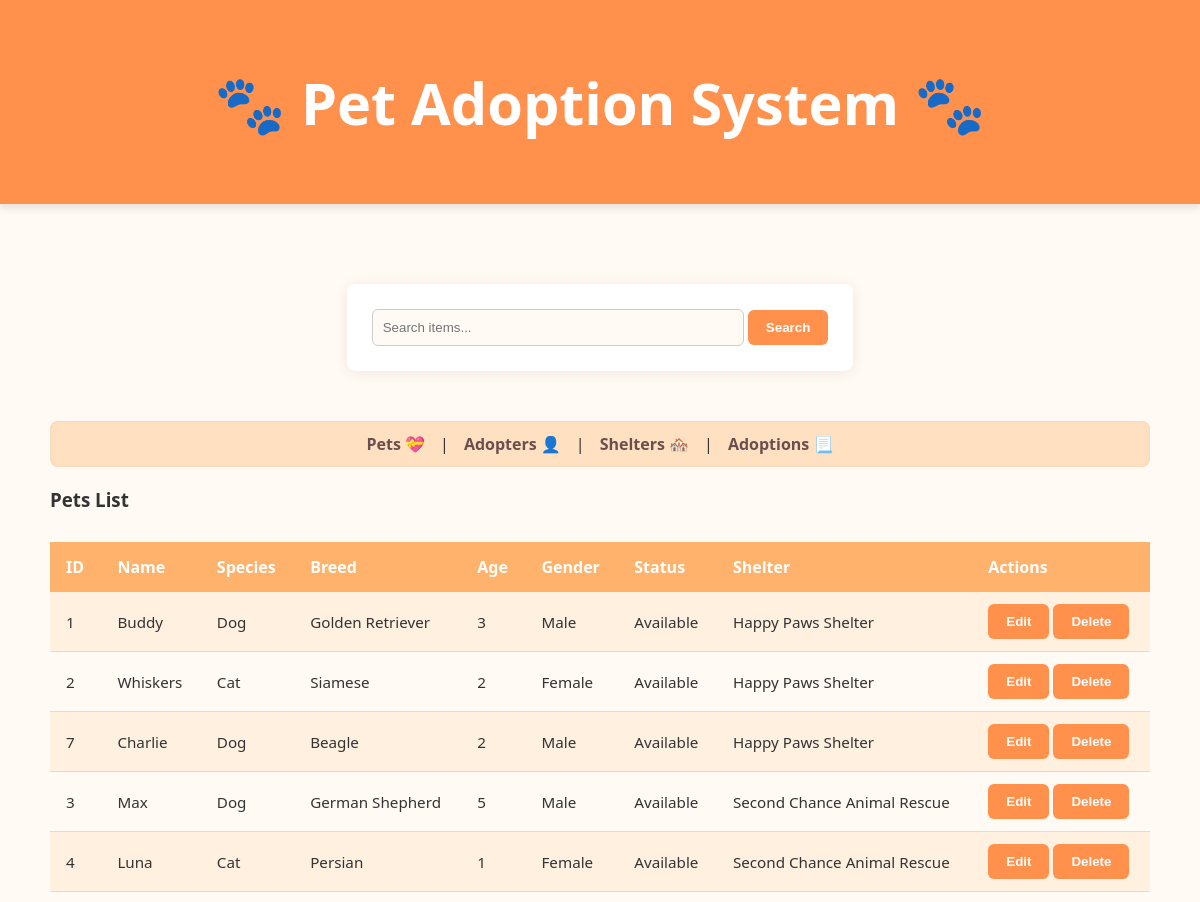
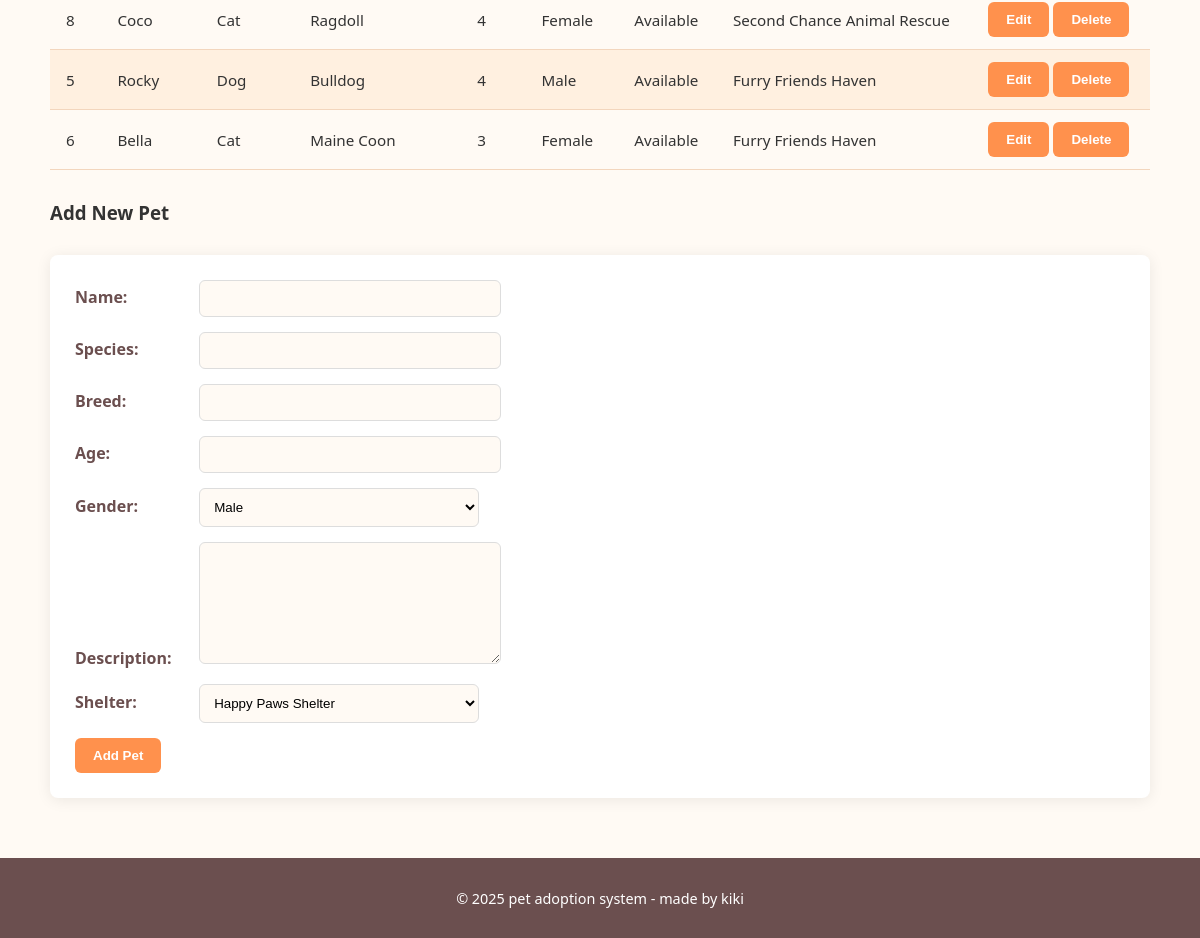
The page / on the database its author committed (2 pictures, top to bottom).
### tables this page shows
CREATE TABLE pets (
    id INT AUTO_INCREMENT PRIMARY KEY,
    name VARCHAR(50) NOT NULL,
    species VARCHAR(50) NOT NULL,
    breed VARCHAR(50),
    age INT NOT NULL,
    gender ENUM('Male', 'Female') NOT NULL,
    description TEXT,
    shelter_id INT NOT NULL,
    adoption_status ENUM('Available', 'Adopted') NOT NULL DEFAULT 'Available',
    FOREIGN KEY (shelter_id) REFERENCES shelters(id)
);

CREATE TABLE shelters (
    id INT AUTO_INCREMENT PRIMARY KEY,
    name VARCHAR(100) NOT NULL,
    address VARCHAR(255) NOT NULL,
    phone VARCHAR(20) NOT NULL,
    email VARCHAR(100) NOT NULL
);

### config/db.php (called while the page is built, shortened)
<?php
class Database {
    private $host     = "localhost";
    private $username = "root";
    private $password = "";
    private $dbname   = "pet_adoption_db";
    public function __construct() {
        try {
            $this->conn = new PDO("mysql:host=$this->host;dbname=$this->dbname", $this->username, $this->password);
        } catch (PDOException $e) {
            echo "Connection failed: " . $e->getMessage();
        }
    }
}

### class/Pet.php (called while the page is built, shortened)
<?php
require_once 'config/db.php';
class Pet {
    private $db;
    public function __construct() {
        $this->db = (new Database())->conn;
    }
    public function getAllPets() {
        $stmt = $this->db->query("SELECT pets.*, shelters.name as shelter_name
                                 FROM pets
                                 JOIN shelters ON pets.shelter_id = shelters.id");
        return $stmt->fetchAll(PDO::FETCH_ASSOC);
    }
}

### class/Shelter.php (called while the page is built, shortened)
<?php
require_once 'config/db.php';
class Shelter {
    private $db;
    public function __construct() {
        $this->db = (new Database())->conn;
    }
    public function getAllShelters() {
        $stmt = $this->db->query("SELECT * FROM shelters");
        return $stmt->fetchAll(PDO::FETCH_ASSOC);
    }
}

### view/pets.php (the view, shortened to what this page needs)
<h3>Pets List</h3>
<?php
    $pets_list = $pet->getAllPets();
    if (! empty($pets_list)):
?>
<table border="1">
    <tr>
        <th>ID</th>
        <th>Name</th>
        <th>Species</th>
        <th>Breed</th>
        <th>Age</th>
        <th>Gender</th>
        <th>Status</th>
        <th>Shelter</th>
        <th>Actions</th>
    </tr>
    <?php
        $pets_to_display = isset($search_results) ? $search_results : $pet->getAllPets();
        foreach ($pets_to_display as $p):
    ?>
    <tr>
        <td><?php echo $p['id'] ?></td>
        <td><?php echo htmlspecialchars($p['name']) ?></td>
        <td><?php echo htmlspecialchars($p['species']) ?></td>
        <td><?php echo htmlspecialchars($p['breed']) ?></td>
        <td><?php echo $p['age'] ?></td>
        <td><?php echo $p['gender'] ?></td>
        <td><?php echo $p['adoption_status'] ?></td>
        <td><?php echo htmlspecialchars($p['shelter_name']) ?></td>
        <td>
            <button onclick="document.getElementById('edit-pet-<?php echo $p['id'] ?>').style.display='block'">Edit</button>
            <form method="POST" style="display: inline;">
                <button type="submit" onclick="return confirm('Are you sure you want to delete this pet?')">Delete</button>
            </form>
        </td>
    </tr>
    <?php endforeach; ?>
</table>
<?php else: ?>
<p><i>No items.</i></p>
<?php endif; ?>
<h3>Add New Pet</h3>
<form method="POST">
    <div>
        <label>Name:</label>
        <input type="text" name="name" required>
    </div>
    <div>
        <label>Species:</label>
        <input type="text" name="species" required>
    </div>
    <div>
        <label>Breed:</label>
        <input type="text" name="breed">
    </div>
    <div>
        <label>Age:</label>
        <input type="number" name="age" required min="0">
    </div>
    <div>
        <label>Gender:</label>
        <select name="gender" required>
            <option value="Male">Male</option>
        </select>
    </div>
    <div>
        <label>Description:</label>
        <textarea name="description"></textarea>
    </div>
    <div>
        <label>Shelter:</label>
        <select name="shelter_id" required>
            <?php foreach ($shelter->getAllShelters() as $s): ?>
                <option value="<?php echo $s['id'] ?>"><?php echo htmlspecialchars($s['name']) ?></option>
            <?php endforeach; ?>
        </select>
    </div>
    <button type="submit">Add Pet</button>
</form>

### index.php (shortened to what this page needs)
<?php
    require_once 'class/Pet.php';
    require_once 'class/Shelter.php';
    $pet      = new Pet();
    $shelter  = new Shelter();
    $search_results = null;
?>
<!DOCTYPE html>
<html lang="en">
<head>
    <link rel="stylesheet" href="style.css">
</head>
<body>
    <?php include 'view/header.php'; ?>
    <main>
        <div class="search-container">
            <form method="GET" action="">
                <input type="text" name="keyword" placeholder="Search items..." value="<?php echo $_GET['keyword'] ?? '' ?>">
                <button type="submit" name="search">Search</button>
            </form>
        </div>
        <nav>
            <a href="?page=pets">Pets 💝</a> |
            <a href="?page=adopters">Adopters 👤</a> |
            <a href="?page=shelters">Shelters 🏘️</a> |
            <a href="?page=adoptions">Adoptions 📃</a>
        </nav>
        <?php
            if (isset($_GET['page'])) {
                $page = $_GET['page'];
                if ($page == 'pets') include 'view/pets.php';
                elseif ($page == 'adopters') include 'view/adopters.php';
                elseif ($page == 'shelters') include 'view/shelters.php';
                elseif ($page == 'adoptions') include 'view/adoptions.php';
            } else {
                include 'view/pets.php';
            }
        ?>
    </main>
    <?php include 'view/footer.php'; ?>
</body>
</html>

### view/header.php
<header>
    <h1>🐾 Pet Adoption System 🐾</h1>
</header>

### view/footer.php
<footer>
    <p>&copy; 2025 pet adoption system - made by kiki</p>
</footer>

### style.css (style rules this page uses)
body { font-family: 'Segoe UI', sans-serif; margin: 0; padding: 0; background-color: #fffaf4; color: #333; }
header { background-color: #ff914d; color: white; text-align: center; padding: 1.5rem 0; font-size: 1.8rem; font-weight: bold; box-shadow: 0 4px 8px rgba(0, 0, 0, 0.1); }
main { max-width: 1100px; margin: 0 auto; padding: 30px 20px; }
footer { background-color: #6b4f4f; color: white; text-align: center; padding: 1rem 0; position: relative; bottom: 0; width: 100%; font-size: 0.9rem; }
nav { margin: 20px 0; padding: 12px; background-color: #ffe0c1; border-radius: 8px; display: flex; justify-content: center; gap: 15px; box-shadow: inset 0 0 5px rgba(0, 0, 0, 0.05); }
nav a { text-decoration: none; color: #6b4f4f; font-weight: bold; transition: all 0.3s ease; }
table { width: 100%; border-collapse: collapse; margin: 30px 0; border: none; background-color: transparent; }
table th { background-color: #ffb26b; color: white; padding: 14px 16px; text-align: left; border: none; font-size: 1rem; }
table td { background-color: #fffaf4; padding: 12px 16px; border: none; font-size: 0.95rem; border-bottom: 1px solid #f3d6bd; }
table tr { border: none; border-radius: 8px; overflow: hidden; }
table tr:nth-child(even) td { background-color: #fff0e0; }
form:not([style*="display: inline"]) { background-color: #fff; padding: 25px; border-radius: 8px; box-shadow: 0 2px 15px rgba(0, 0, 0, 0.08); margin: 30px 0; }
form div { margin-bottom: 15px; }
label { display: inline-block; width: 120px; font-weight: bold; color: #6b4f4f; }
input[type="text"], input[type="email"], input[type="number"], select, textarea { width: 280px; padding: 10px; border: 1px solid #ddd; border-radius: 6px; background-color: #fffaf4; }
textarea { height: 100px; }
button { background-color: #ff914d; color: white; padding: 10px 18px; border: none; border-radius: 6px; cursor: pointer; font-weight: bold; transition: background-color 0.3s ease; }
.search-container { margin: 20px 0; display: flex; justify-content: center; }
.search-container input[type="text"] { padding: 10px; width: 350px; border-radius: 6px; border: 1px solid #ccc; background-color: #fffaf4; }

### rows shown on the page
pets: id "1", name "Buddy", species "Dog", breed "Golden Retriever", age "3", gender "Male", adoption_status "Available", shelter.name "Happy Paws Shelter"
pets: id "2", name "Whiskers", species "Cat", breed "Siamese", age "2", gender "Female", adoption_status "Available", shelter.name "Happy Paws Shelter"
pets: id "7", name "Charlie", species "Dog", breed "Beagle", age "2", gender "Male", adoption_status "Available", shelter.name "Happy Paws Shelter"
pets: id "3", name "Max", species "Dog", breed "German Shepherd", age "5", gender "Male", adoption_status "Available", shelter.name "Second Chance Animal Rescue"
pets: id "4", name "Luna", species "Cat", breed "Persian", age "1", gender "Female", adoption_status "Available", shelter.name "Second Chance Animal Rescue"
pets: id "8", name "Coco", species "Cat", breed "Ragdoll", age "4", gender "Female", adoption_status "Available", shelter.name "Second Chance Animal Rescue"
pets: id "5", name "Rocky", species "Dog", breed "Bulldog", age "4", gender "Male", adoption_status "Available", shelter.name "Furry Friends Haven"
pets: id "6", name "Bella", species "Cat", breed "Maine Coon", age "3", gender "Female", adoption_status "Available", shelter.name "Furry Friends Haven"

### other values the page prints
form field shelter_id "Happy Paws Shelter"
